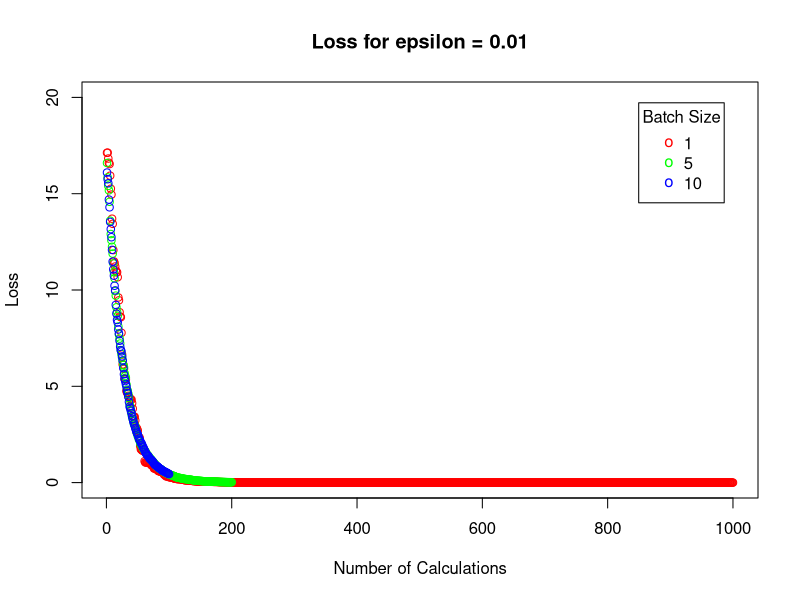
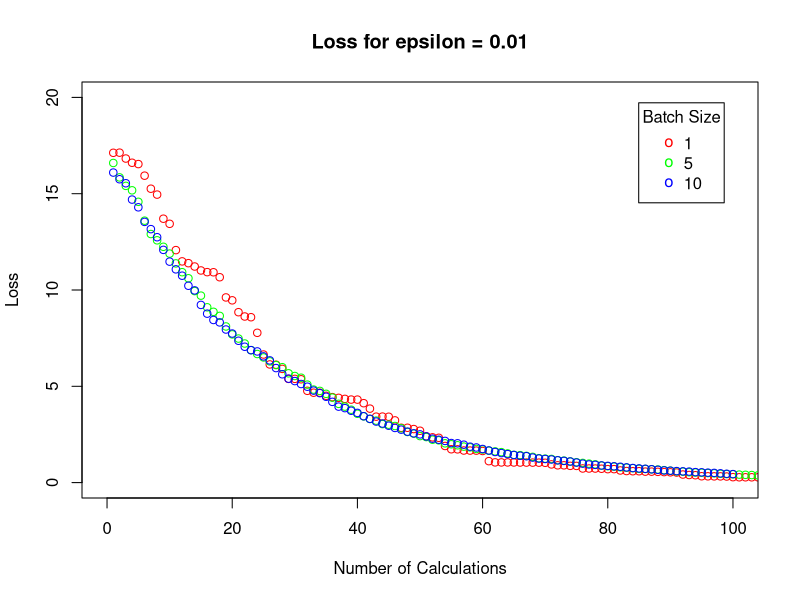
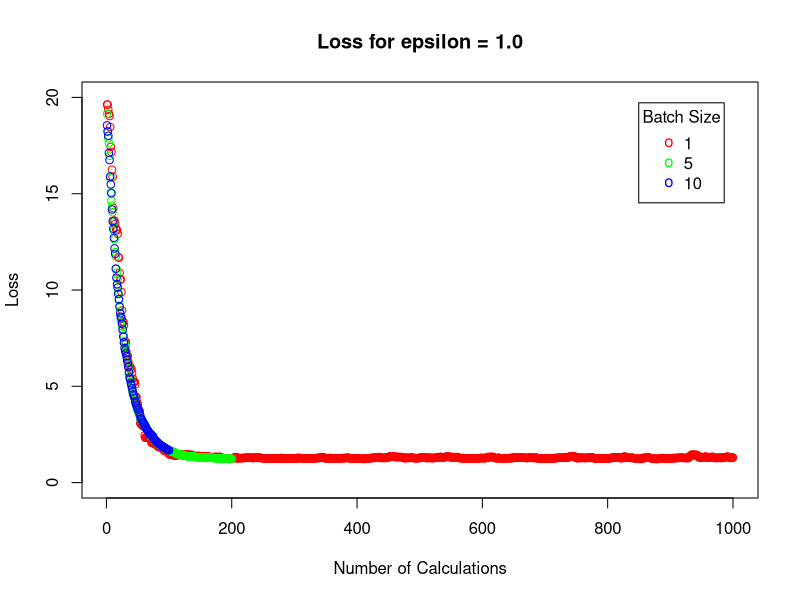
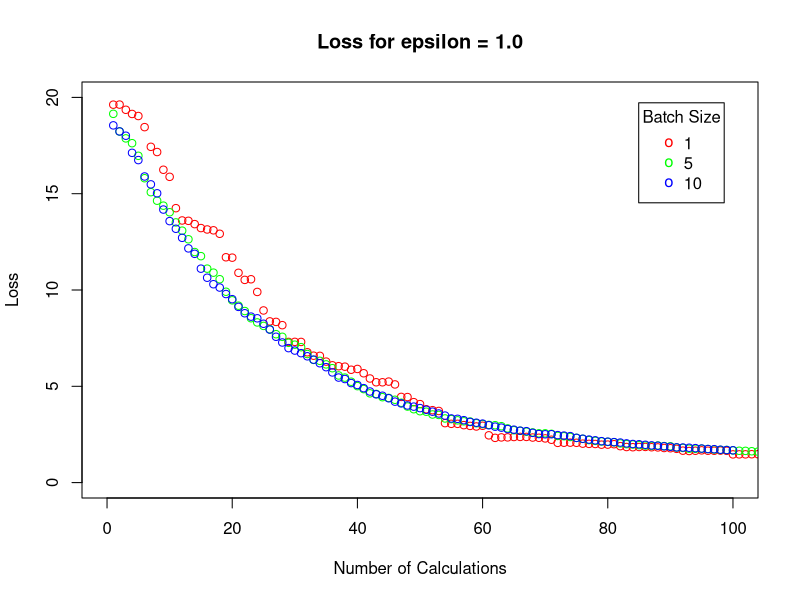
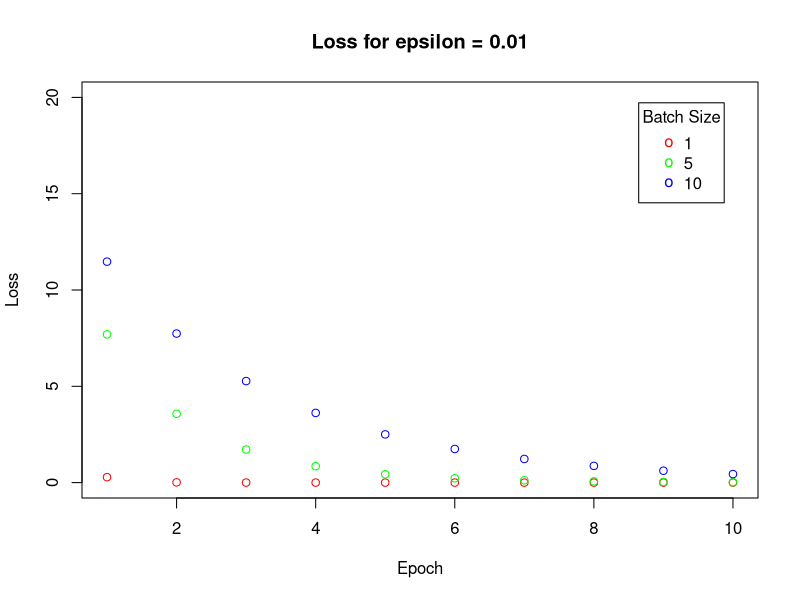
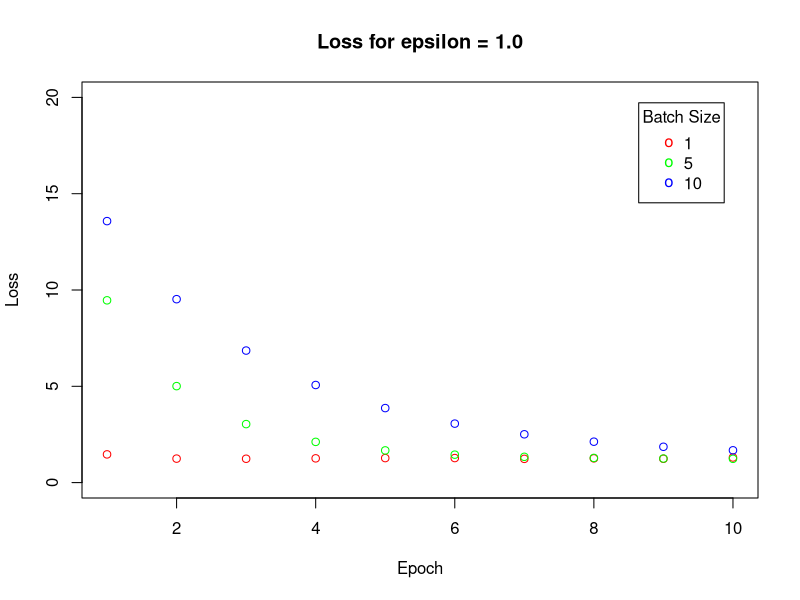

R code for these plots, in order:
## ---- chunk 1
knitr::opts_chunk$set(echo = TRUE)
## ---- chunk 2
N   <- 100      # Number of data points
n   <- 10       # Number of parameters, {a1,...,a_n}
eps <- 0.01     # Learning rate
sigs <- c(0.01, 1) # Standard deviation of the normal distribution for delta
sig_ind <- 1    # Standard deviation for an independent standard normal distribution
n_epochs <- 10  # Number of epochs
batch_sizes <- c(1, 5, 10) # Batch size, can be 1, 5, or 10
verbose <- F    # If True, will print out epoch and batch updates 

## ---- chunk 3
# Structural model
mdl <- function(x, a){
  F_hat <- x %*% a # sum(a_j * x_j) for j = 1 to n
  return(F_hat)
}
## ---- chunk 4
# Loss function
calc_loss <- function(w, X, y){
  N <- dim(X)[[1]]
  n <- dim(X)[[2]]
  F_hat <- mdl(X, w)        # Dot product
  se    <- (y - F_hat)^2    # Squared errors
  loss  <- 1/N * sum( se )  # Loss = mean squared error
  return(loss)
}

## ---- chunk 5
calc_grad <- function(X, y, F_hat, batch_size){
        if(batch_size == 1){ # For batch_size == 1, transposing X_b requires an extra t() to make it a column vector
        grad  <- 2 * 1/batch_size * t(t(X)) %*% (F_hat - y)  # gradient value
      } else {
        grad  <- 2 * 1/batch_size * t(X) %*% (F_hat - y)     # gradient value
      }
  return(grad)
}

## ---- chunk 6
sgd_mb <- function(X, y, eps, batch_size, n_epochs, w=matrix(numeric(dim(X)[[2]]), ncol(X), 1) ){
  
  # Weights initialized as 0-vector of length (y) by default in argument declaration
  loss_history_1 <- 0  # Initialize a history of losses over each calculation
  loss_history_2 <- 0  # History of losses over each epoch
  n <- length(y) # Number of observations
  n_batches <- floor(n / batch_size) # Number of batches based on size of each batch and size of training data
  cnt <- 1 # Counter for counting loss calculations
  
  for(epoch in 1:n_epochs){
    
    if(verbose){
      cat(sprintf('Epoch: %d\n', epoch))
    }
    
    # Initialize loss
    loss  <- 0
    # Permute the order of the training data before indexing the batches
    idcs  <- sample(n, n, replace = FALSE, prob = NULL)
    X     <- X[idcs, ]
    y     <- y[idcs]
    
    for(b in seq(from = 1, to = n, by = batch_size)){
      
      if(verbose){
        cat(sprintf('\tBatch: %d-%d\n', b, b+batch_size-1))
      }
      
      # Index X and y by the indices that constitute the current batch
      X_b <- X[b:(b+batch_size-1), ]
      y_b <- y[b:(b+batch_size-1)]
      # Calculate the model for current weights, w, and batch of X, X_b
      F_hat <- mdl(X_b, w) 
      # Calculate the gradient 
      g     <- calc_grad(X = X_b, y = y_b, F_hat = F_hat, batch_size = batch_size)
      # Update weights
      w     <- w - eps * g
      # Update the loss and track its history over every batch
      loss  <- calc_loss(w = w, X = X, y = y)
      loss_history_1[[cnt]] <- loss
      cnt = cnt + 1
      
    } # batch for loop
    
    # Track loss at each epoch as well
    loss_history_2[epoch] <- loss 
    
  } # epoch for loop
  
  return(list(weights=w, loss_all=loss_history_1, loss_epoch=loss_history_2))

} # sgd_mb

## ---- chunk 7

cnt1 = 1
sgd_out = list()

# Loop through each batch size and sigma case
for(sig in sigs){
  
  # Form the response vector per its definition in the problem statement
  set.seed(20200603) # Set seeds before every rnorm() to make problem reproducible
  X   <- matrix(rnorm(N*n, mean=0, sd=sig_ind), N, n ) # random normal matrix with N rows, n columns
  set.seed(20200604)
  a   <- matrix(rnorm(n, 0, sd=sig_ind))
  set.seed(20200605)
  del <- matrix(rnorm(N, 0, sd=sig)) # Standard normal noise
  y   <- X %*% a + del # Response vector
  
  for(batch_size in batch_sizes){
    
    sgd_out[[cnt1]] <- sgd_mb(X, y, eps, batch_size = batch_size, n_epochs)
    cnt1 = cnt1 + 1
    
  }
  
}

## ---- chunk 8

cols <- c("red", "green", "blue")

plot(1:length(sgd_out[[1]]$loss_all), sgd_out[[1]]$loss_all, xlab = 'Number of Calculations', ylab = 'Loss', main = 'Loss for epsilon = 0.01', ylim = c(0, 20), col = cols[[1]])
points(1:length(sgd_out[[2]]$loss_all), sgd_out[[2]]$loss_all, col = cols[[2]])
points(1:length(sgd_out[[3]]$loss_all), sgd_out[[3]]$loss_all, col = cols[[3]])
legend("topright", inset=.05, title="Batch Size",
       c("1","5","10"), pch = c("o","o","o"), col = c(cols[[1]], cols[[2]], cols[[3]]))

plot(1:length(sgd_out[[1]]$loss_all), sgd_out[[1]]$loss_all, xlab = 'Number of Calculations', ylab = 'Loss', main = 'Loss for epsilon = 0.01', xlim = c(0, 100), ylim = c(0, 20), col = cols[[1]])
points(1:length(sgd_out[[2]]$loss_all), sgd_out[[2]]$loss_all, col = cols[[2]])
points(1:length(sgd_out[[3]]$loss_all), sgd_out[[3]]$loss_all, col = cols[[3]])
legend("topright", inset=.05, title="Batch Size",
       c("1","5","10"), pch = c("o","o","o"), col = c(cols[[1]], cols[[2]], cols[[3]]))


plot(1:length(sgd_out[[4]]$loss_all), sgd_out[[4]]$loss_all, xlab = 'Number of Calculations', ylab = 'Loss', main = 'Loss for epsilon = 1.0', ylim = c(0, 20), col = cols[[1]])
points(1:length(sgd_out[[5]]$loss_all), sgd_out[[5]]$loss_all, col = cols[[2]])
points(1:length(sgd_out[[6]]$loss_all), sgd_out[[6]]$loss_all, col = cols[[3]])
legend("topright", inset=.05, title="Batch Size",
       c("1","5","10"), pch = c("o","o","o"), col = c(cols[[1]], cols[[2]], cols[[3]]))

plot(1:length(sgd_out[[4]]$loss_all), sgd_out[[4]]$loss_all, xlab = 'Number of Calculations', ylab = 'Loss', main = 'Loss for epsilon = 1.0', xlim = c(0, 100), ylim = c(0, 20), col = cols[[1]])
points(1:length(sgd_out[[5]]$loss_all), sgd_out[[5]]$loss_all, col = cols[[2]])
points(1:length(sgd_out[[6]]$loss_all), sgd_out[[6]]$loss_all, col = cols[[3]])
legend("topright", inset=.05, title="Batch Size",
       c("1","5","10"), pch = c("o","o","o"), col = c(cols[[1]], cols[[2]], cols[[3]]))

## ---- chunk 9

cols <- c("red", "green", "blue")

plot(1:length(sgd_out[[1]]$loss_epoch), sgd_out[[1]]$loss_epoch, xlab = 'Epoch', ylab = 'Loss', main = 'Loss for epsilon = 0.01', ylim = c(0, 20), col = cols[[1]])
points(1:length(sgd_out[[2]]$loss_epoch), sgd_out[[2]]$loss_epoch, col = cols[[2]])
points(1:length(sgd_out[[3]]$loss_epoch), sgd_out[[3]]$loss_epoch, col = cols[[3]])
legend("topright", inset=.05, title="Batch Size",
       c("1","5","10"), pch = c("o","o","o"), col = c(cols[[1]], cols[[2]], cols[[3]]))

plot(1:length(sgd_out[[4]]$loss_epoch), sgd_out[[4]]$loss_epoch, xlab = 'Epoch', ylab = 'Loss', main = 'Loss for epsilon = 1.0', ylim = c(0, 20), col = cols[[1]])
points(1:length(sgd_out[[5]]$loss_epoch), sgd_out[[5]]$loss_epoch, col = cols[[2]])
points(1:length(sgd_out[[6]]$loss_epoch), sgd_out[[6]]$loss_epoch, col = cols[[3]])
legend("topright", inset=.05, title="Batch Size",
       c("1","5","10"), pch = c("o","o","o"), col = c(cols[[1]], cols[[2]], cols[[3]]))
